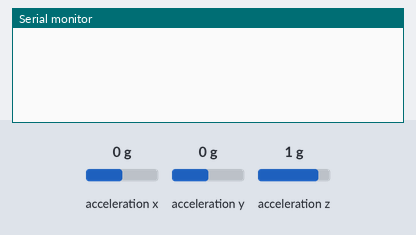
Bench run of a sketch on a simulated Arduino Uno, built with avr-gcc and run on an emulated ATmega328P. Shown: the last lines printed to the serial monitor. The inputs (shaded band) are chosen by the test bench; at power-on: acceleration x 0 g, acceleration y 0 g, acceleration z 1 g. No radio packets arrive unless stated.

Above: at 1.3 s.
1.4 s: acceleration x set to -1.4 g
At 2.0 s:
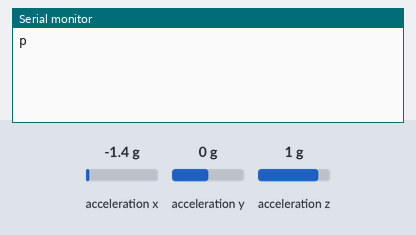
3.6 s: acceleration y set to 0.8 g
At 4.5 s:
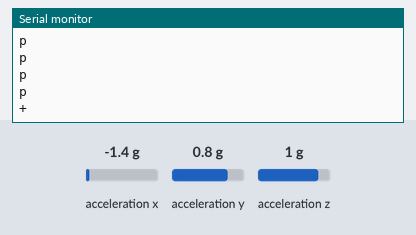
6.0 s: acceleration y set to -1.4 g
At 7.0 s:
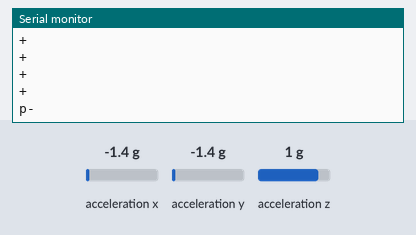
7.5 s: acceleration x set to 0.8 g
At 8.3 s:
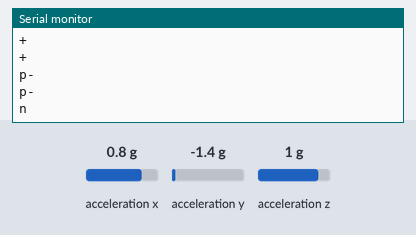

Measured:
- after the input at 1.4 s, the serial monitor: prints a new line after 0.11 s (image 1)
- after the input at 3.6 s, the serial monitor: prints a new line after 0.36 s (image 2)
- after the input at 6.0 s, the serial monitor: prints a new line after 0.40 s (image 3)
- after the input at 7.5 s, the serial monitor: prints a new line after 0.35 s (image 4)

The sketch:

aMuse_trans.ino.ino
```cpp
#include <VirtualWire.h>
#include <Wire.h>
#include <Adafruit_Sensor.h>
#include <Adafruit_ADXL345_U.h>
Adafruit_ADXL345_Unified accel = Adafruit_ADXL345_Unified(12345);
int dataX, dataY, dataZ;

// RF Send
char msg;

void setup() {
  Serial.begin(9600);
  delay(10);
  vw_set_tx_pin(6);          // Sets pin D12 as the TX pin
  vw_setup(2000);          // Bits per sec

  if (!accel.begin()) {
    Serial.println("Check your wiring!");
    while (1);
  }
}

void loop() {
  sensors_event_t accelEvent;
  accel.getEvent(&accelEvent);
  //digitalWrite(int(accelEvent.acceleration.x), HIGH);
  dataX = int(accelEvent.acceleration.x);
  dataY = int(accelEvent.acceleration.y);

  //Playing Next
  if (dataX > 4 && dataY < 5) {
    Serial.print("n");
    msg = "n";
    vw_send((uint8_t *)msg, strlen(msg)); //transmits the data
    vw_wait_tx(); // Wait until the whole message is gone
    delay(50);
  }

  //Playing Previous
  if (dataX < -3 && dataY < 5) {
    Serial.print("p");
    msg = "p";
    vw_send((uint8_t *)msg, strlen(msg)); //transmits the data
    vw_wait_tx(); // Wait until the whole message is gone
    delay(50);
  }
  //Volume Down
  if (dataY > 3 && dataX < 5) {
    Serial.print("+");
    msg = "+";
    vw_send((uint8_t *)msg, strlen(msg)); //transmits the data
    vw_wait_tx(); // Wait until the whole message is gone
    delay(50);
  }
  //Volume Up
  if (dataY < -3 && dataX < 5) {
    Serial.print("-");
    msg = "-";
    vw_send((uint8_t *)msg, strlen(msg)); //transmits the data
    vw_wait_tx(); // Wait until the whole message is gone
    delay(50);
  }
  Serial.println();
  delay(500);
}
```
